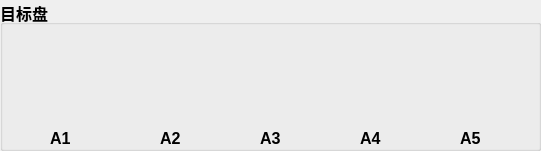
   <widget class="QGroupBox" name="groupBox_3">
    <property name="geometry">
     <rect>
      <x>140</x>
      <y>160</y>
      <width>541</width>
      <height>151</height>
     </rect>
    </property>
    <property name="font">
     <font>
      <family>Arial</family>
      <pointsize>12</pointsize>
      <weight>75</weight>
      <bold>true</bold>
     </font>
    </property>
    <property name="title">
     <string>目标盘</string>
    </property>
    <widget class="QLabel" name="labA1PIC">
     <property name="geometry">
      <rect>
       <x>30</x>
       <y>20</y>
       <width>61</width>
       <height>81</height>
      </rect>
     </property>
     <property name="text">
      <string/>
     </property>
    </widget>
    <widget class="QLabel" name="labA2PIC">
     <property name="geometry">
      <rect>
       <x>140</x>
       <y>20</y>
       <width>61</width>
       <height>81</height>
      </rect>
     </property>
     <property name="text">
      <string/>
     </property>
    </widget>
    <widget class="QLabel" name="labA3PIC">
     <property name="geometry">
      <rect>
       <x>240</x>
       <y>20</y>
       <width>61</width>
       <height>81</height>
      </rect>
     </property>
     <property name="text">
      <string/>
     </property>
    </widget>
    <widget class="QLabel" name="labA4PIC">
     <property name="geometry">
      <rect>
       <x>350</x>
       <y>20</y>
       <width>61</width>
       <height>81</height>
      </rect>
     </property>
     <property name="text">
      <string/>
     </property>
    </widget>
    <widget class="QLabel" name="labA5PIC">
     <property name="geometry">
      <rect>
       <x>450</x>
       <y>20</y>
       <width>61</width>
       <height>81</height>
      </rect>
     </property>
     <property name="text">
      <string/>
     </property>
    </widget>
    <widget class="QLabel" name="labA1">
     <property name="geometry">
      <rect>
       <x>50</x>
       <y>130</y>
       <width>21</width>
       <height>16</height>
      </rect>
     </property>
     <property name="font">
      <font>
       <family>Arial</family>
       <pointsize>12</pointsize>
       <weight>75</weight>
       <bold>true</bold>
      </font>
     </property>
     <property name="text">
      <string>A1</string>
     </property>
    </widget>
    <widget class="QLabel" name="labA2">
     <property name="geometry">
      <rect>
       <x>160</x>
       <y>130</y>
       <width>21</width>
       <height>16</height>
      </rect>
     </property>
     <property name="font">
      <font>
       <family>Arial</family>
       <pointsize>12</pointsize>
       <weight>75</weight>
       <bold>true</bold>
      </font>
     </property>
     <property name="text">
      <string>A2</string>
     </property>
    </widget>
    <widget class="QLabel" name="labA3">
     <property name="geometry">
      <rect>
       <x>260</x>
       <y>130</y>
       <width>21</width>
       <height>16</height>
      </rect>
     </property>
     <property name="font">
      <font>
       <family>Arial</family>
       <pointsize>12</pointsize>
       <weight>75</weight>
       <bold>true</bold>
      </font>
     </property>
     <property name="text">
      <string>A3</string>
     </property>
    </widget>
    <widget class="QLabel" name="labA4">
     <property name="geometry">
      <rect>
       <x>360</x>
       <y>130</y>
       <width>21</width>
       <height>16</height>
      </rect>
     </property>
     <property name="font">
      <font>
       <family>Arial</family>
       <pointsize>12</pointsize>
       <weight>75</weight>
       <bold>true</bold>
      </font>
     </property>
     <property name="text">
      <string>A4</string>
     </property>
    </widget>
    <widget class="QLabel" name="labA5">
     <property name="geometry">
      <rect>
       <x>460</x>
       <y>130</y>
       <width>21</width>
       <height>16</height>
      </rect>
     </property>
     <property name="font">
      <font>
       <family>Arial</family>
       <pointsize>12</pointsize>
       <weight>75</weight>
       <bold>true</bold>
      </font>
     </property>
     <property name="text">
      <string>A5</string>
     </property>
    </widget>
    <widget class="QWidget" name="horizontalLayoutWidget">
     <property name="geometry">
      <rect>
       <x>20</x>
       <y>20</y>
       <width>111</width>
       <height>111</height>
      </rect>
     </property>
     <layout class="QHBoxLayout" name="horiLyA1">
      <property name="spacing">
       <number>0</number>
      </property>
     </layout>
    </widget>
    <widget class="QWidget" name="horizontalLayoutWidget_4">
     <property name="geometry">
      <rect>
       <x>330</x>
       <y>20</y>
       <width>101</width>
       <height>111</height>
      </rect>
     </property>
     <layout class="QHBoxLayout" name="horiLyA4">
      <property name="spacing">
       <number>0</number>
      </property>
     </layout>
    </widget>
    <widget class="QWidget" name="horizontalLayoutWidget_5">
     <property name="geometry">
      <rect>
       <x>430</x>
       <y>20</y>
       <width>101</width>
       <height>111</height>
      </rect>
     </property>
     <layout class="QHBoxLayout" name="horiLyA5">
      <property name="spacing">
       <number>0</number>
      </property>
     </layout>
    </widget>
    <widget class="QWidget" name="horizontalLayoutWidget_2">
     <property name="geometry">
      <rect>
       <x>130</x>
       <y>20</y>
       <width>101</width>
       <height>111</height>
      </rect>
     </property>
     <layout class="QHBoxLayout" name="horiLyA2">
      <property name="spacing">
       <number>0</number>
      </property>
     </layout>
    </widget>
    <widget class="QWidget" name="horizontalLayoutWidget_3">
     <property name="geometry">
      <rect>
       <x>230</x>
       <y>20</y>
       <width>101</width>
       <height>111</height>
      </rect>
     </property>
     <layout class="QHBoxLayout" name="horiLyA3">
      <property name="spacing">
       <number>0</number>
      </property>
     </layout>
    </widget>
   </widget>
